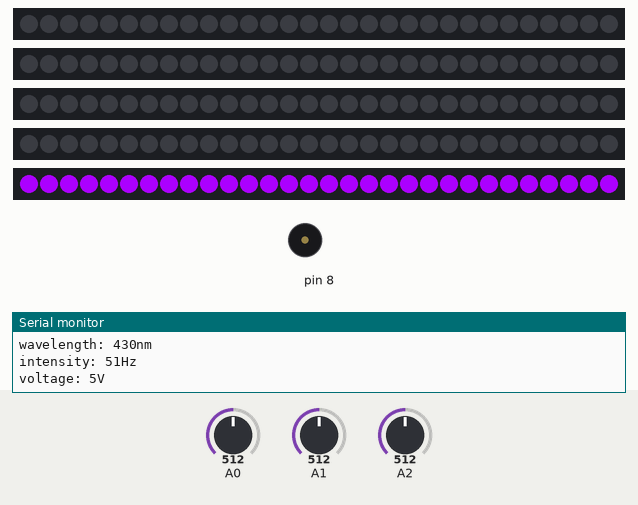
A sketch run on a simulated Arduino Uno, built with avr-gcc and run on an emulated ATmega328P. On the bench: 5 × 30 RGB LEDs in strip order, left to right, buzzer (waves = sounding), the last lines printed to the serial monitor. Inputs (shaded band) come from the test bench; at power-on: A0 = 512, A2 = 512, A1 = 512. Dim RGB values are drawn brighter than linear.

Above: at 0.1 s.
2.4 s: A0 set to 306
At 3.6 s:
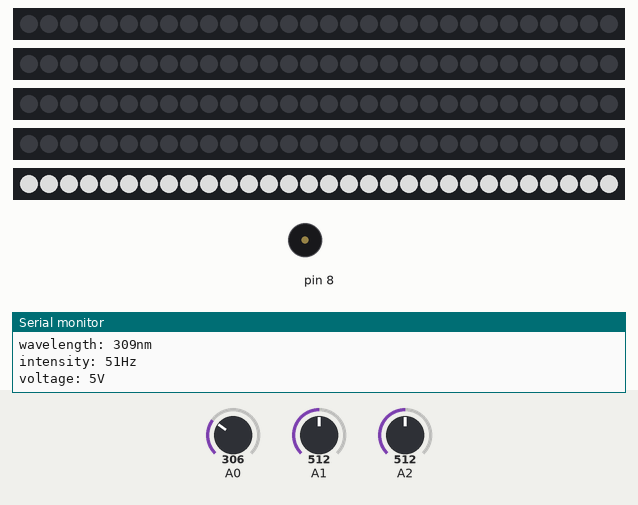
5.8 s: A0 set to 710
8.5 s: A2 set to 122
10.5 s: A0 set to 122
At 11.13 s:
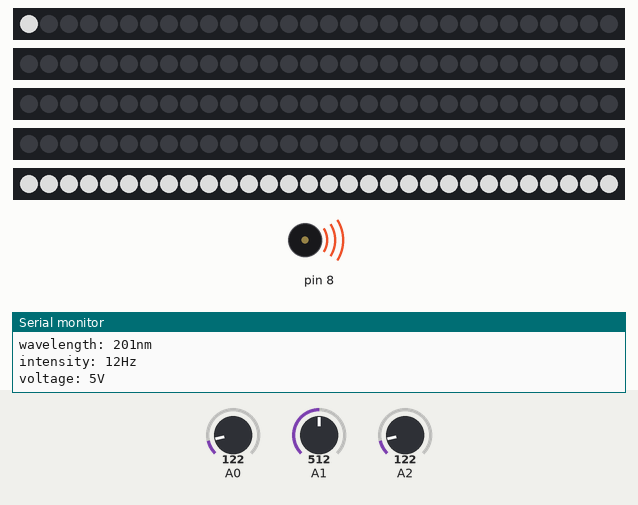
14.6 s: A0 set to 500
At 15.27 s:
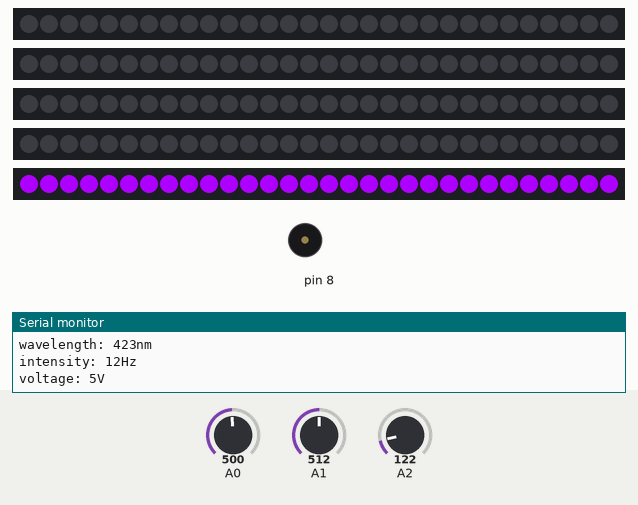
16.2 s: A0 set to 900
At 17.26 s:
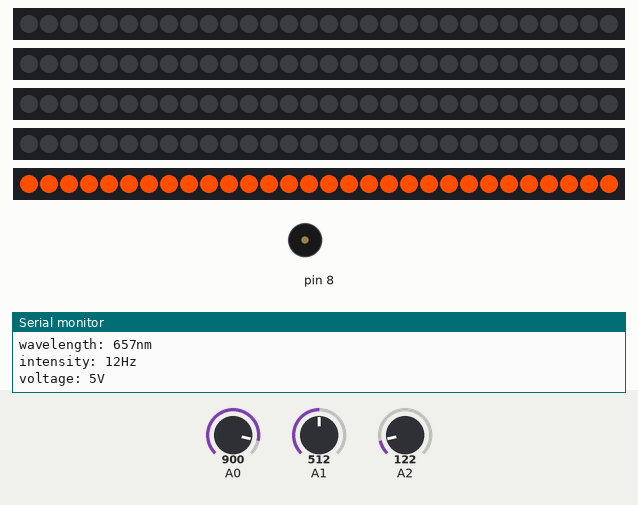
Timing chart, 0 to 21.4 s (numbered marks = the images above; inputs shaded):
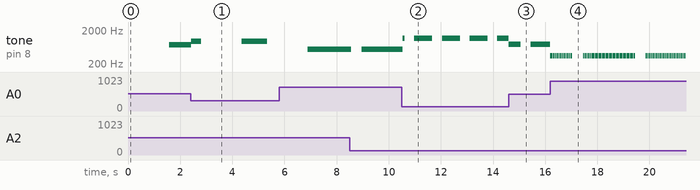

The sketch:

DPBproject.ino
```cpp
#include <Adafruit_NeoPixel.h>

#define PIN2 2
#define PIN3 3
#define PIN4 4
#define PIN5 5
#define PIN6 6

#define NUMPIXELS 30 //number of neopixels

Adafruit_NeoPixel pixels1 = Adafruit_NeoPixel(NUMPIXELS, PIN3, NEO_GRB + NEO_KHZ800);
Adafruit_NeoPixel pixels2 = Adafruit_NeoPixel(NUMPIXELS, PIN4, NEO_GRB + NEO_KHZ800);
Adafruit_NeoPixel pixels3 = Adafruit_NeoPixel(NUMPIXELS, PIN5, NEO_GRB + NEO_KHZ800);
Adafruit_NeoPixel pixels4 = Adafruit_NeoPixel(NUMPIXELS, PIN6, NEO_GRB + NEO_KHZ800);
Adafruit_NeoPixel photon = Adafruit_NeoPixel(NUMPIXELS, PIN2, NEO_GRB + NEO_KHZ800);

int delayspeed = 0;
int delayint = 0;

int volt = 0;
int wave = 0;
int intensity = 0;

int sodium = 0;
int zinc = 0;
int copper = 0;
int platinum = 0;
int calcium = 0;

int redColor = 0;
int greenColor = 0;
int blueColor = 0;

void setup() {
  pixels1.begin();
  pixels2.begin();
  pixels3.begin();
  pixels4.begin();
  photon.begin();
  Serial.begin(9600);
}

void loop() {

  setColorWave();
  setSpeeds();
  setPhoton();
  setDelayInt();
  serialPrint();
  delay(delayint); //Based on intensity

  for(int i=0;i<NUMPIXELS;i++){
    setColorWave();
    setSpeeds();
    pixels1.setPixelColor(i, pixels1.Color(redColor, greenColor, blueColor)); // Moderately bright green color.
  if ((i >= 2)) {
      pixels1.setPixelColor(i-2, pixels1.Color(0, 0, 0));
    }
    if (i >= 29) {
        pixels1.setPixelColor(i-1, pixels1.Color(0, 0, 0));
    pixels1.setPixelColor(i, pixels1.Color(0, 0, 0));
    }

    pixels1.show(); // This sends the updated pixel color to the hardware.
    tone(8, 1250 - analogRead(A0), 50);

    setSpeeds();
    delay(delayspeed); // Delay for a period of time (in milliseconds).

    if ((i == NUMPIXELS)){
      i = 0; //Start again

    }
  }

  setPhoton();
  setDelayInt();
  serialPrint();
  delay(delayint); //Based on intensity

  for(int i=0;i<NUMPIXELS;i++){
    setColorWave();
    setSpeeds();
    pixels2.setPixelColor(i, pixels2.Color(redColor, greenColor, blueColor));
  if ((i >= 2)) {
      pixels2.setPixelColor(i-2, pixels2.Color(0, 0, 0));
    }
    if (i >= 29) {
        pixels2.setPixelColor(i-1, pixels2.Color(0, 0, 0));
    pixels2.setPixelColor(i, pixels2.Color(0, 0, 0));
    }

    pixels2.show();
    tone(8, 1250 - analogRead(A0), 50);

    setSpeeds();
    delay(delayspeed);

    if ((i == NUMPIXELS)){
      i = 0;

    }
  }

  setPhoton();
  setDelayInt();
  serialPrint();
  delay(delayint); //Based on intensity

  for(int i=0;i<NUMPIXELS;i++){
    setColorWave();
    setSpeeds();
    pixels3.setPixelColor(i, pixels3.Color(redColor, greenColor, blueColor));
  if ((i >= 2)) {
      pixels3.setPixelColor(i-2, pixels3.Color(0, 0, 0));
    }
    if (i >= 29) {
        pixels3.setPixelColor(i-1, pixels3.Color(0, 0, 0));
    pixels3.setPixelColor(i, pixels3.Color(0, 0, 0));
    }

    pixels3.show();
    tone(8, 1250 - analogRead(A0), 50);

    setSpeeds();
    delay(delayspeed);

    if ((i == NUMPIXELS)){
      i = 0;

    }
  }

  setPhoton();
  setDelayInt();
  serialPrint();
  delay(delayint); //Based on intensity

  for(int i=0;i<NUMPIXELS;i++){
    setColorWave();
    setSpeeds();
    pixels4.setPixelColor(i, pixels4.Color(redColor, greenColor, blueColor));
  if ((i >= 2)) {
      pixels4.setPixelColor(i-2, pixels4.Color(0, 0, 0));
    }
    if (i >= 29) {
        pixels4.setPixelColor(i-1, pixels4.Color(0, 0, 0));
    pixels4.setPixelColor(i, pixels4.Color(0, 0, 0));
    }

    pixels4.show();
    tone(8, 1250 - analogRead(A0), 50);

    setSpeeds();
    delay(delayspeed);

    if ((i == NUMPIXELS)){
      i = 0;

    }
  }

}

//sets the LED color based on the wavelength
void setColorWave() {
  //wave = (((analogRead(A0))/1.705));
  wave = (((analogRead(A0))/1.705)+130);
  if ((wave <= 700) && (wave > 560)) {
    redColor = 255;
    greenColor = (255 - ((wave-560)*(1.821428571)));
    blueColor = 0;
  }
  if ((wave <= 560) && (wave > 520)) {
    redColor = ((wave-520)*0.1568627451);
    greenColor = 255;
    blueColor = 0;
  }
  if ((wave <= 520) && (wave > 490)) {
    redColor = 0;
    greenColor = 255;
    blueColor = (255 - ((wave-490)*0.1176470588));
  }
  if ((wave <= 490) && (wave > 450)) {
    redColor = 0;
    greenColor = ((wave-450)*0.1568627451);
    blueColor = 255;
  }
  if ((wave <= 450) && (wave > 400)) {
    redColor = (180 - ((wave-400)*0.2777777778));
    greenColor = 0;
    blueColor = 255;
  }
  if (wave <= 400) {
    redColor = 150;
    greenColor = 150;
    blueColor = 150;
  }
}

void setDelayInt() {
  intensity = (100 - (analogRead(A2)/10.23)); //Should not change speed
  delayint = (3000 - (intensity*30));
}

void setSpeeds() {
  volt = ((analogRead(A1)/102.3));
  delayspeed = ((wave/10) - ((volt/10)*10));
}

void serialPrint() {
  Serial.print("wavelength: ");
  Serial.print(wave);
  Serial.println("nm");
  Serial.print("intensity: ");
  Serial.print(100 - intensity);
  Serial.println("Hz");
  Serial.print("voltage: ");
  Serial.print(volt);
  Serial.println("V");
}

void setPhoton() {
  for(int i=0;i<NUMPIXELS;i++){

    photon.setPixelColor(i, photon.Color(redColor, greenColor, blueColor));
    photon.show();
    delay(0); //Doesn't change

    if ((i == NUMPIXELS)){
      i = 0;
    }
  }
}
```

Measured:
- after the input at 10.5 s, the LEDs: first change after 0.12 s (image 2 shows a later state)
- after the input at 14.6 s, the LEDs: first change at once (image 3 shows a later state)
- after the input at 16.2 s, the LEDs: first change at once (image 4 shows a later state)
- by itself, tone on pin 8: plays 350 Hz for 0.09 s, 350 Hz for 0.05 s, 350 Hz for 0.05 s, 350 Hz for 0.05 s, 350 Hz for 0.05 s, 350 Hz for 0.05 s … (65 notes in this stretch)
